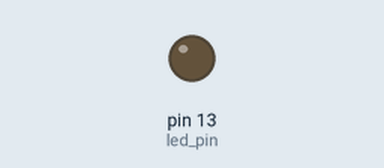
Simulated run of this sketch. Board: Arduino Uno, built with avr-gcc and run on an emulated ATmega328P. Shown: output pins drawn as LEDs (lit = HIGH).

Above: at 3.2 s.
At 13.2 s:
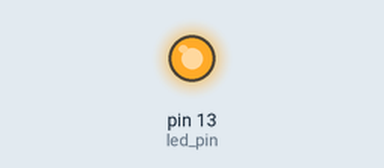
Timing chart, 0 to 41.0 s (numbered marks = the images above):
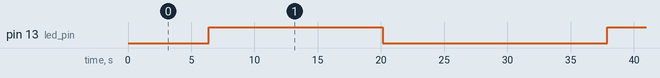

The sketch:

PWM_Testing.ino
```cpp
//Initializing LED Pin
int led_pin = LED_BUILTIN;

void setup() {
  //Declaring LED pin as output
  pinMode(led_pin, OUTPUT);
}

void loop() {
  //Fading the LED
  for(int i=0; i<255; i++){
    analogWrite(led_pin, i);
    delay(50);
  }

  delay(1000);
  for(int i=255; i>0; i--){
    analogWrite(led_pin, i);
    delay(50);
  }
   delay(5000);
}
```

Measured:
- by itself, pin 13 (led_pin): alternates HIGH for 13.8 s and LOW for 17.8 s
